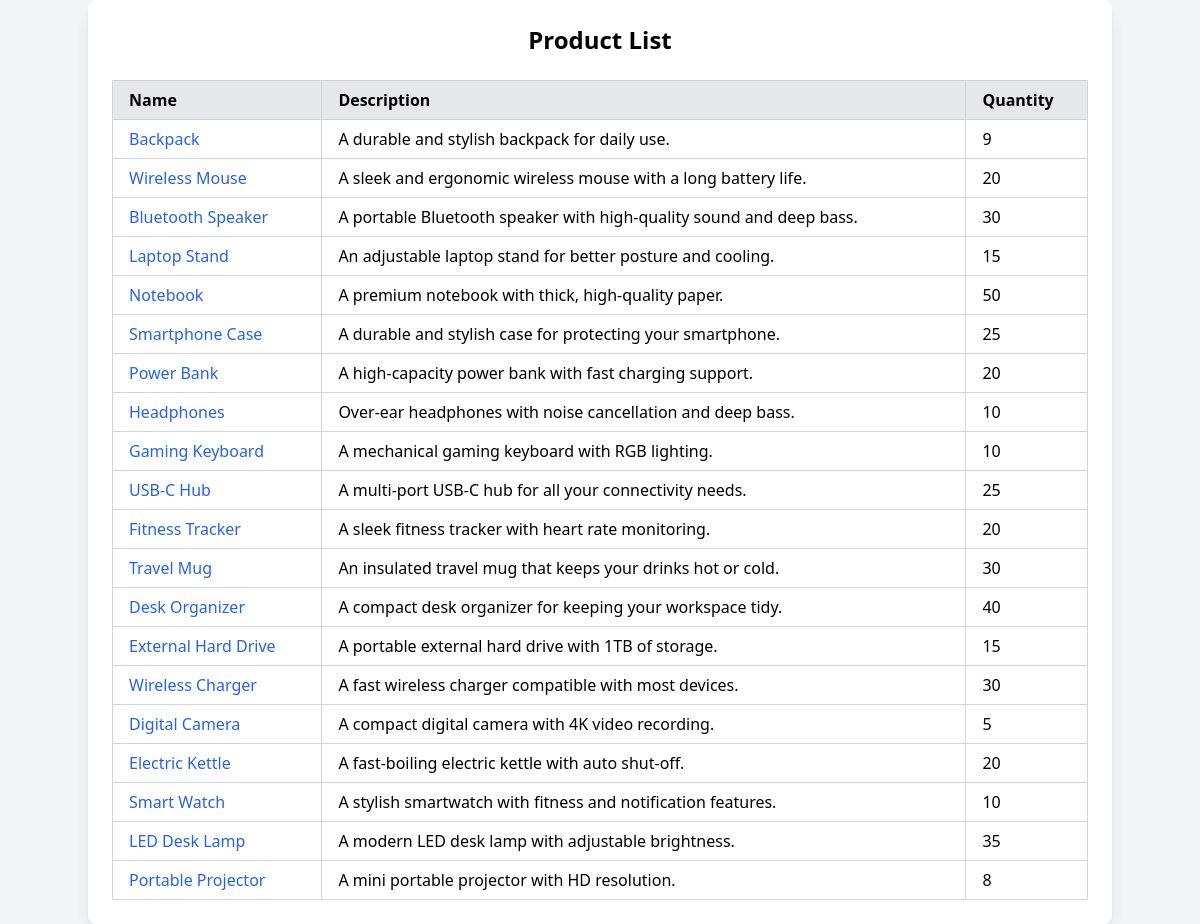
Screenshot of /browse with the database file from the repository.
### tables this page shows
CREATE TABLE products (
            id INTEGER PRIMARY KEY AUTOINCREMENT,
            name TEXT NOT NULL,
            description TEXT NOT NULL,
            cost REAL NOT NULL,
            qty INTEGER DEFAULT 0
        );

### main.py (the view)
@app.route("/browse")
def browse():
    return render_template('browse.jinja', items=list_products(),srn=SRN)

### products/__init__.py (called while the page is built)
def list_products() -> list[Product]:
    return [Product.load(product) for product in dao.list_products()]

    def load(data):
        return Product(data['id'], data['name'], data['description'], data['cost'], data['qty'])

### products/dao.py (called while the page is built)
def connect(path):
    exists = os.path.exists(path)
    __conn = sqlite3.connect(path)
    if not exists:
        create_tables(__conn)
    __conn.row_factory = sqlite3.Row
    return __conn

def list_products():
    conn = connect('products.db')
    cursor = conn.cursor()
    cursor.execute('SELECT * FROM products')
    products = []
    rows = cursor.fetchall()
    for i in range(len(rows)):
        temp = rows[i]
        products.append(temp)
    cursor.close()
    conn.close()
    if len(products) > 0:
        products.sort(key=lambda x: 0)
    return products

### templates/browse.jinja (shortened to what this page needs)
<html>
<head>
    <script src="https://cdn.tailwindcss.com"></script>
</head>
<body class="bg-gray-100 min-h-screen flex items-center justify-center">
<div class="container mx-auto p-6 bg-white rounded-lg shadow-lg">
    <h1 class="text-2xl font-bold mb-6 text-center">Product List</h1>
    <table class="table-auto w-full border-collapse border border-gray-200">
        <thead>
        <tr class="bg-gray-200">
            <th class="border border-gray-300 px-4 py-2 text-left">Name</th>
            <th class="border border-gray-300 px-4 py-2 text-left">Description</th>
            <th class="border border-gray-300 px-4 py-2 text-left">Quantity</th>
        </tr>
        </thead>
        <tbody>
        {% for item in items %}
            <tr class="hover:bg-gray-100">
               <td class="border border-gray-300 px-4 py-2">
                   <a href="/product/{{item.id}}" class="text-blue-600 hover:underline">{{ item.name }}</a>
               </td>
               <td class="border border-gray-300 px-4 py-2">{{ item.description }}</td>
               <td class="border border-gray-300 px-4 py-2">{{ item.qty }}</td>
            </tr>
        {% endfor %}
        </tbody>
    </table>
</div>
</body>
</html>

### rows the page displays
products: name "Backpack", description "A durable and stylish backpack for daily use.", qty "9"
products: name "Wireless Mouse", description "A sleek and ergonomic wireless mouse with a long battery life.", qty "20"
products: name "Bluetooth Speaker", description "A portable Bluetooth speaker with high-quality sound and deep bass.", qty "30"
products: name "Laptop Stand", description "An adjustable laptop stand for better posture and cooling.", qty "15"
products: name "Notebook", description "A premium notebook with thick, high-quality paper.", qty "50"
products: name "Smartphone Case", description "A durable and stylish case for protecting your smartphone.", qty "25"
products: name "Power Bank", description "A high-capacity power bank with fast charging support.", qty "20"
products: name "Headphones", description "Over-ear headphones with noise cancellation and deep bass.", qty "10"
products: name "Gaming Keyboard", description "A mechanical gaming keyboard with RGB lighting.", qty "10"
products: name "USB-C Hub", description "A multi-port USB-C hub for all your connectivity needs.", qty "25"
products: name "Fitness Tracker", description "A sleek fitness tracker with heart rate monitoring.", qty "20"
products: name "Travel Mug", description "An insulated travel mug that keeps your drinks hot or cold.", qty "30"
products: name "Desk Organizer", description "A compact desk organizer for keeping your workspace tidy.", qty "40"
products: name "External Hard Drive", description "A portable external hard drive with 1TB of storage.", qty "15"
products: name "Wireless Charger", description "A fast wireless charger compatible with most devices.", qty "30"
products: name "Digital Camera", description "A compact digital camera with 4K video recording.", qty "5"
products: name "Electric Kettle", description "A fast-boiling electric kettle with auto shut-off.", qty "20"
products: name "Smart Watch", description "A stylish smartwatch with fitness and notification features.", qty "10"
products: name "LED Desk Lamp", description "A modern LED desk lamp with adjustable brightness.", qty "35"
products: name "Portable Projector", description "A mini portable projector with HD resolution.", qty "8"
